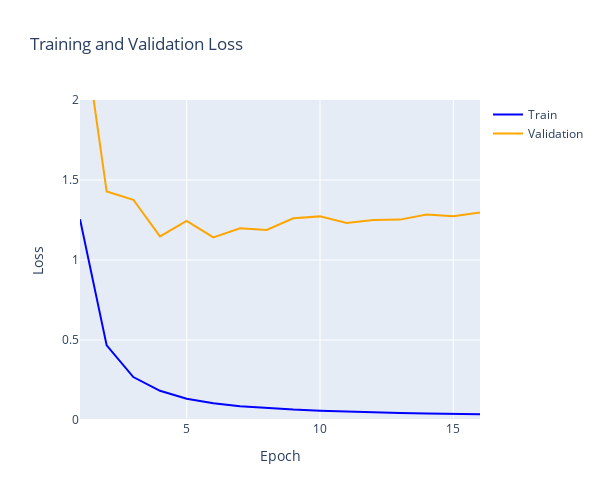
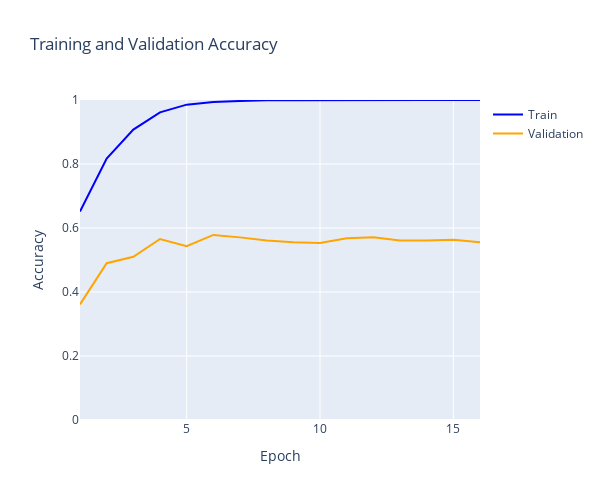

The code cell stored with these charts, in order, in its notebook:
### Code cell
# Loss
fig = go.Figure()

fig.add_trace(go.Scatter(
    x=list(range(1, len(history4_without_balancing.history['loss']) + 1)),
    y=history4_without_balancing.history['loss'],
    mode='lines',
    name='Train',
    line=dict(color='blue')
))

fig.add_trace(go.Scatter(
    x=list(range(1, len(history4_without_balancing.history['val_loss']) + 1)),
    y=history4_without_balancing.history['val_loss'],
    mode='lines',
    name='Validation',
    line=dict(color='orange')
))

fig.update_layout(
    title='Training and Validation Loss',
    xaxis=dict(title='Epoch'),
    yaxis=dict(title='Loss', range=[0,2]),
    legend=dict(font=dict(size=12)),
    height=500,
    width=600
)

fig.show()


# Accuracy
fig = go.Figure()

fig.add_trace(go.Scatter(
    x=list(range(1, len(history4_without_balancing.history['categorical_accuracy']) + 1)),
    y=history4_without_balancing.history['categorical_accuracy'],
    mode='lines',
    name='Train',
    line=dict(color='blue')
))

fig.add_trace(go.Scatter(
    x=list(range(1, len(history4_without_balancing.history['val_categorical_accuracy']) + 1)),
    y=history4_without_balancing.history['val_categorical_accuracy'],
    mode='lines',
    name='Validation',
    line=dict(color='orange')
))

fig.update_layout(
    title='Training and Validation Accuracy',
    xaxis=dict(title='Epoch'),
    yaxis=dict(title='Accuracy', range=[0,1]),
    legend=dict(font=dict(size=12)),
    height=500,
    width=600
)

fig.show()

### Figure 1 — Plotly figure (JSON) as saved in the notebook; plotly's stock layout.template omitted (floating-point values rounded to 4 significant figures)
{"data": [{"line": {"color": "blue"}, "mode": "lines", "name": "Train", "type": "scatter", "x": [1, 2, 3, 4, 5, 6, 7, 8, 9, 10, 11, 12, 13, 14, 15, 16], "y": [1.255, 0.4662, 0.2683, 0.1823, 0.1328, 0.1047, 0.08658, 0.07409, 0.06502, 0.05816, 0.0526, 0.0479, 0.04402, 0.04075, 0.03795, 0.03542]}, {"line": {"color": "orange"}, "mode": "lines", "name": "Validation", "type": "scatter", "x": [1, 2, 3, 4, 5, 6, 7, 8, 9, 10, 11, 12, 13, 14, 15, 16], "y": [2.603, 1.428, 1.376, 1.148, 1.244, 1.141, 1.199, 1.188, 1.261, 1.273, 1.232, 1.25, 1.252, 1.285, 1.274, 1.297]}], "layout": {"height": 500, "legend": {"font": {"size": 12}}, "title": {"text": "Training and Validation Loss"}, "width": 600, "xaxis": {"title": {"text": "Epoch"}}, "yaxis": {"range": [0, 2], "title": {"text": "Loss"}}}}

### Figure 2 — Plotly figure (JSON) as saved in the notebook; plotly's stock layout.template omitted (floating-point values rounded to 4 significant figures)
{"data": [{"line": {"color": "blue"}, "mode": "lines", "name": "Train", "type": "scatter", "x": [1, 2, 3, 4, 5, 6, 7, 8, 9, 10, 11, 12, 13, 14, 15, 16], "y": [0.6515, 0.817, 0.9075, 0.9615, 0.9855, 0.994, 0.997, 0.9995, 0.9995, 1, 1, 1, 1, 1, 1, 1]}, {"line": {"color": "orange"}, "mode": "lines", "name": "Validation", "type": "scatter", "x": [1, 2, 3, 4, 5, 6, 7, 8, 9, 10, 11, 12, 13, 14, 15, 16], "y": [0.3611, 0.4899, 0.5101, 0.5657, 0.5429, 0.5783, 0.5707, 0.5606, 0.5556, 0.553, 0.5682, 0.5707, 0.5606, 0.5606, 0.5631, 0.5556]}], "layout": {"height": 500, "legend": {"font": {"size": 12}}, "title": {"text": "Training and Validation Accuracy"}, "width": 600, "xaxis": {"title": {"text": "Epoch"}}, "yaxis": {"range": [0, 1], "title": {"text": "Accuracy"}}}}
